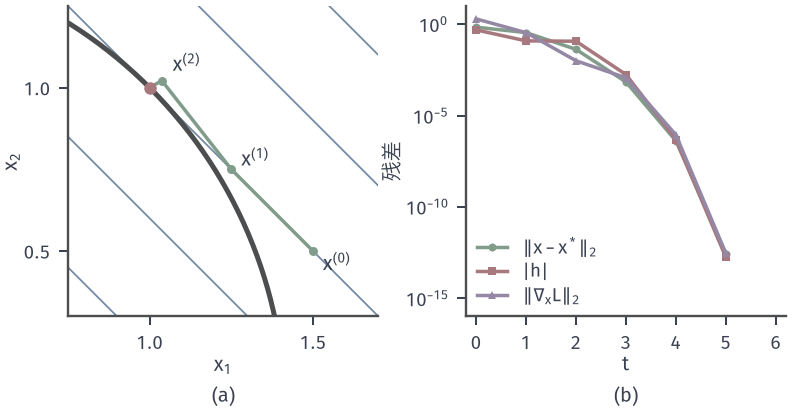

Here is the Python script that generated this plot:
from pathlib import Path
import sys
sys.path.insert(0, str(Path(__file__).resolve().parents[1]/"sqp-common"))
from sqp_fig import *
HERE = Path(__file__).resolve().parent
L=newton_sqp([1.5,.5],[1.],T=7)
P=np.array([l[0] for l in L]); nus=[l[1][0] for l in L]
fig,axes=figure(width_mm=112,height_mm=58,ncols=2); panels(fig,.08,.99,.985,.23,.26); a,b=axes
X,Y=np.meshgrid(np.linspace(.7,1.7,300),np.linspace(.3,1.3,300))
a.contour(X,Y,-X-Y,levels=[-2.8,-2.4,-2,-1.6,-1.2],colors=BLUE,linewidths=.7,linestyles="solid",zorder=1)
circle(a); a.plot(P[:6,0],P[:6,1],color=GREEN,lw=1.4,marker='o',ms=3.6,mew=0,zorder=5); dot(a,(1,1),ms=5)
a.text(1.53,.44,'$\\mathbf{x}^{(0)}$',fontsize=8); a.text(1.28,.76,'$\\mathbf{x}^{(1)}$',fontsize=8); a.text(1.07,1.05,'$\\mathbf{x}^{(2)}$',fontsize=8)
setup(a,(.75,1.7),(.3,1.25),xt=(1,1.5),yt=(.5,1))
t=np.arange(7); d=[np.linalg.norm(P[i]-1) for i in t]; v=[abs(ch(P[i])[0]) for i in t]; r=[np.linalg.norm(cg(P[i])+cA(P[i]).T@np.array([nus[i]])) for i in t]
def cut(y): return [m if m>1e-15 else np.nan for m in y]
b.semilogy(t,cut(d),color=GREEN,lw=1.4,marker='o',ms=3.2,mew=0,label='$\\Vert\\mathbf{x}-\\mathbf{x}^*\\Vert_2$'); b.semilogy(t,cut(v),color=RED,lw=1.4,marker='s',ms=3,mew=0,label='$|h|$'); b.semilogy(t,cut(r),color=PURPLE,lw=1.4,marker='^',ms=3.2,mew=0,label='$\\Vert\\nabla_x\\mathcal{L}\\Vert_2$')
b.legend(loc='lower left',handlelength=1.6,labelspacing=.25,borderaxespad=.2)
setup(b,(-.2,6.2),(1e-16,10),xt=range(0,7),yt=[1e-15,1e-10,1e-5,1],xl='$t$',yl='残差',equal=False); b.minorticks_off()
tags(fig,axes)
save(fig,HERE,'figure',{'iters':P.tolist(),'nu':nus,'dist':d,'h':v,'res':r})
